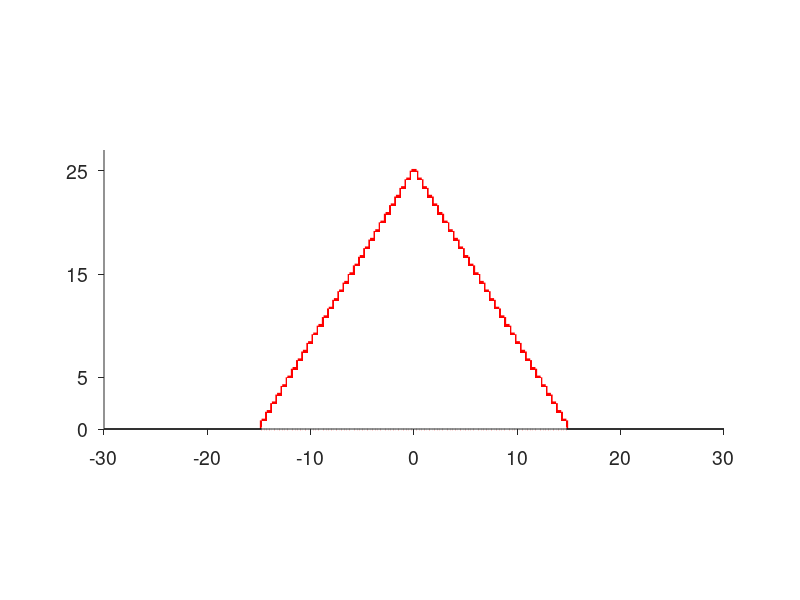
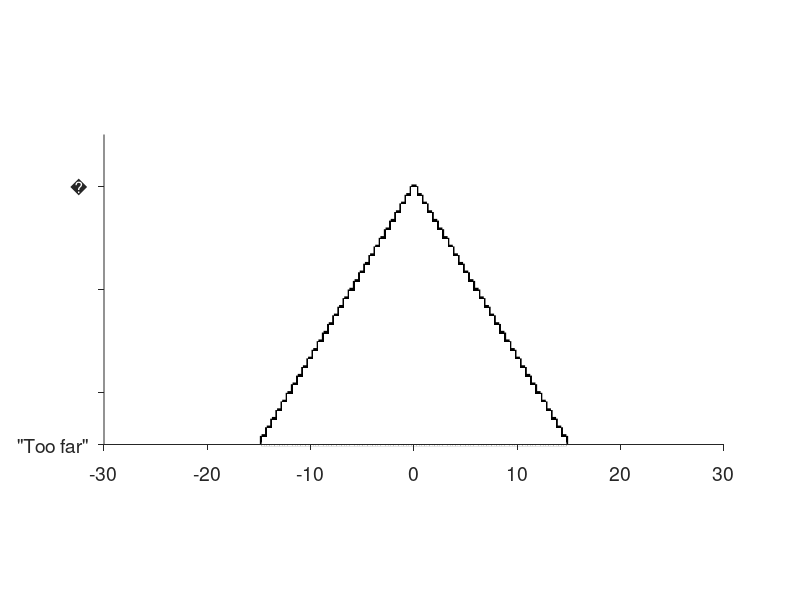
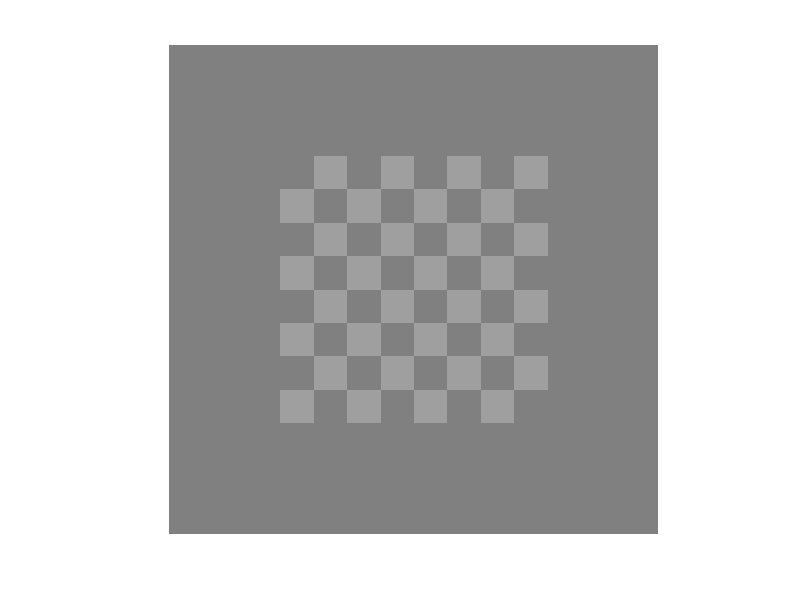
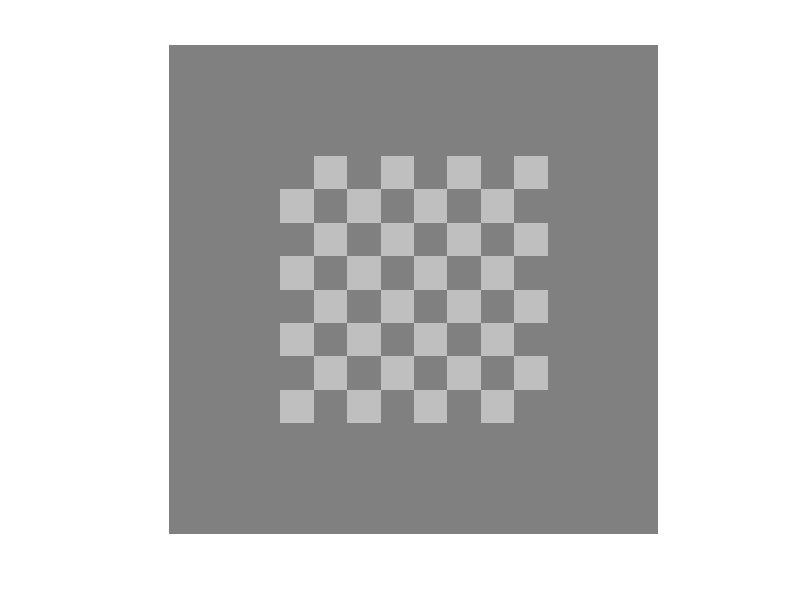

MATLAB code to generate these figures, in order:

% Make checkerboard stimul for figure 1 of Bennett et al. paper
% R Maloney, Nov 2018

%%
sz1 = 560; %the original size in your stimulus code, 48*48 pixels, for example
sz2 = 1024; %the resolution you want the image to be, 1024*1024 pixels, for example

%rescaleMe = sz2/sz1; %now work out the rato between those 2 resolutions

NumCheckSquares = 8; % The total number of squares in a row of the checkerboard (both colours)

% number of squares in row of the checkerboard.
NumPixCheckSq = floor(sz1/NumCheckSquares);   % make it a proportion of the screen width.
DispCheckerboard = double(checkerboard(NumPixCheckSq, ...
    NumCheckSquares/2) > 0.5);                                % make the checkerboard of just 1s and 0s (white/black)
CheckerboardSizePix = size(DispCheckerboard);            % Set aside x,y size of checkerboard in pixels

%%
% We want to place the checkerboard against its grey background.
% INPUT: B: Bigger matrix % b: small matrix that needs to put inside bigger matrix, B %OUTPUT: R: Resultant matrix % Example: % B=zeros(10,10); b=ones(5,5); % R=insertMatrix(B,b);
B = zeros(sz2);
[P,Q]=size(B); % The bigger matrix

fx=floor(P/2)-floor(size(DispCheckerboard,1)/2);
fy=floor(Q/2)-floor(size(DispCheckerboard,2)/2);
R=B;
for p=1:size(DispCheckerboard,1)
    for q=1:size(DispCheckerboard,2)
        R(fx+p,fy+q)=DispCheckerboard(p,q);
    end
end

R1 = R;
% Make the 'full contrast' image
R1(~R) = 0.5; %make zeros=0.5. these stay fixed across images
R1(logical(R)) = 0.625; %25% diff against background
R2 = R1;
R2(logical(R)) = 0.75; % 50% diff against background
R3 = R1;
R3(logical(R)) = 0.85; % 85% diff against background

% Convert to RGB image
R1 = repmat(R1, 1, 1, 3);
R2 = repmat(R2, 1, 1, 3);
R3 = repmat(R3, 1, 1, 3);

figure
imshow(R1)
figure
imshow(R2)
figure
imshow(R3)


%%
% At this point we want to make another matrix with only the top and bottom rows
% of the checkerboard showing, for the display of written feedback.

[P,Q,~]=size(R1); % The bigger matrix

% The smaller matrix: we want it to be 4 rows tall, all rows long
C = ones(NumPixCheckSq*4, size(DispCheckerboard,1)).*0.5; % all at background contrast

fx=floor(P/2)-floor(size(C,1)/2);
fy=floor(Q/2)-floor(size(C,2)/2);
R=squeeze(R1(:,:,1));
for p=1:size(C,1)
    for q=1:size(C,2)
        R(fx+p,fy+q)=C(p,q);
    end
end

R4 = repmat(R,1,1,3);
figure
imshow(R4)

% Finally, make the blank image for start of trial:
Bl = repmat(ones(sz2),1,1,3).*0.5;
figure
imshow(Bl)

%% Now make reward mapping functions.

y_tick_locs = [0, 5, 15, 25];
% Do monetary function:
r = 0; %target contrast
t = -15:0.5:15; % chosen contrasts

%t2 = ceil((0:30)/2);
%t2 = [fliplr(-t2(2:end)), t2];

f = 25 - 5*(abs(r-t))/3; % reward function

% Put in extra range (where no feedback given):
t2 = [-50:0.5:-15.5, t, 15.5:0.5:50];
e = length(t2)-length(f);
f2 = [zeros(1,e/2), f, zeros(1,e/2)];

figure(6)
bar(t2,f2,1, 'EdgeColor', 'r', 'FaceColor', 'r', 'LineWidth', 2.5)
hold on
bar(t,f-0.1,1, 'EdgeColor', 'w', 'FaceColor', 'w', 'LineStyle','none')
% Cover up the red line at the bottom:
newt = -14.75:0.25:14.75;
plot(newt, zeros(1,length(newt)), 'w-', 'LineWidth', 3)

axis image
ylim([0 27])
xlim([-30 30])
% Do final formatting:
%xlabel('Contrast difference from target (%)')
%ylabel('Reward (cents)')
set(gca, 'TickDir','out', ...
    'box', 'off', ...
    'YTick', y_tick_locs, ...
    'FontSize', 14)

%%
%Set rendering and save the figure as eps:
set(gcf,'renderer','painters')  % painters seems the best renderer for saving eps images
saveas(figure(6), 'DARPAK_Fig1B_monetary_reward_function_no_labels.eps','epsc');

%%
% Now make the same function, but for the instructive condition
figure(7)
bar(t2,f2,1, 'EdgeColor', 'k', 'FaceColor', 'k', 'LineWidth', 2.5)
hold on
bar(t,f-0.1,1, 'EdgeColor', 'w', 'FaceColor', 'w', 'LineStyle','none')
% Cover up the red line at the bottom:
newt = -14.75:0.25:14.75;
plot(newt, zeros(1,length(newt)), 'w-', 'LineWidth', 3)

axis image
ylim([0 30])
xlim([-30 30])
% Do final formatting:
%y_tick_lbl = fliplr(num2cell(linspace(0,15,6)));
y_tick_lbl = num2cell([15 12 6 0]);
y_tick_lbl{1} = '"Too far"';
%xlabel('Contrast difference from target (%)')
%ylabel('Instruction (%)')
set(gca, 'TickDir','out', ...
    'box', 'off', ...
    'YTickLabel', y_tick_lbl, ...
    'YTick', y_tick_locs, ...
    'FontSize', 14)

%%
set(gcf,'renderer','painters')  % painters seems the best renderer for saving eps images
saveas(figure(7), 'DARPAK_Fig1C_instructive_reward_function_no_labels.eps','epsc');

